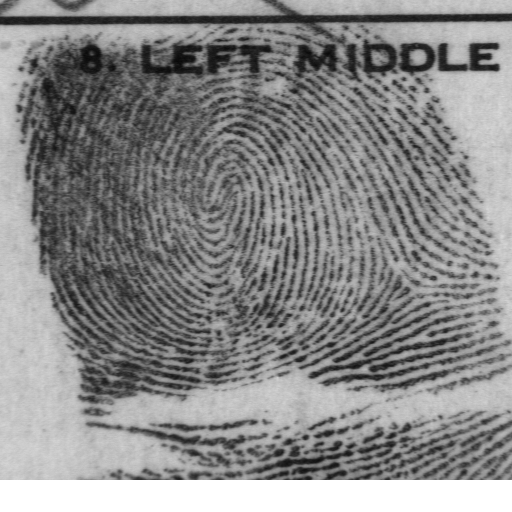
#> input picture all_png_files/M89_f0104_08.png, 512 x 512 px; its folder holds only this picture in this run
$ python main_finger_print_algo.py
#> lines starting #> are read from the running program, lines starting #| are printed output that depends on the picture; after the words box and inside, x2 and y2 are one past the last pixel; in counts of white or black regions, pixels touching at a corner belong together
import numpy as np
import cv2
from skimage.morphology import skeletonize as ski_skeletonize
import os
from scipy import ndimage
from scipy.ndimage import rotate, grey_dilation


def normalize_and_segment(img, block_size=16, std_threshold=0.05):

    img_normalized = (img - np.min(img)) / (np.max(img) - np.min(img))

    # Iterate over blocks and checks the std_dev
    rows, cols = img_normalized.shape
    mask = np.zeros((rows, cols), dtype=bool)
    for i in range(0, rows, block_size):
        for j in range(0, cols, block_size):
            block = img_normalized[i:i + block_size, j:j + block_size]
            std_dev = np.std(block)
            # if higher than threshold, means it's a ROI
            mask[i:i + block_size, j:j + block_size] = std_dev > std_threshold

    # normalize ROIs
    masked_image = img_normalized[mask]
    # normalize whole image
    img_norm_masked = (img_normalized - np.mean(masked_image)) / np.std(masked_image)
    return mask, img_norm_masked


def lines_orientation(img, grad_rate=1, block_rate=7, orient_smooth_rate=7):


    gradient_kernel = cv2.getGaussianKernel(np.int_(6 * grad_rate + 1), grad_rate)
    gradient_matrix = gradient_kernel * gradient_kernel.T
    gy, gx = np.gradient(gradient_matrix)
    gradient_x = ndimage.convolve(img, gx, mode='constant', cval=0.0)
    gradient_y = ndimage.convolve(img, gy, mode='constant', cval=0.0)
    Gxx, Gyy, Gxy = gradient_x ** 2, gradient_y ** 2, gradient_x * gradient_y
    block_kernel = cv2.getGaussianKernel(6 * block_rate, block_rate)
    block_matrix = block_kernel * block_kernel.T
    Gxx = ndimage.convolve(Gxx, block_matrix, mode='constant', cval=0.0)
    Gyy = ndimage.convolve(Gyy, block_matrix, mode='constant', cval=0.0)
    Gxy = 2 * ndimage.convolve(Gxy, block_matrix, mode='constant', cval=0.0)
    determinant = np.sqrt((Gxx - Gyy) ** 2 + 4 * Gxy ** 2)
    determinant = np.where(determinant == 0, np.finfo(float).eps, determinant)
    determinant += np.finfo(float).eps
    sin_2theta = Gxy / determinant
    cos_2theta = (Gxx - Gyy) / determinant
    if orient_smooth_rate:
        smooth_kernel = cv2.getGaussianKernel(np.int_(6 * orient_smooth_rate + 1), orient_smooth_rate)
        smooth_matrix = smooth_kernel * smooth_kernel.T
        cos_2theta = ndimage.convolve(cos_2theta, smooth_matrix, mode='constant', cval=0.0)
        sin_2theta = ndimage.convolve(sin_2theta, smooth_matrix, mode='constant', cval=0.0)
    orientation = np.pi / 2 + np.arctan2(sin_2theta, cos_2theta) / 2
    return orientation


def calculate_ridge_frequencies(image, orientation, mask, block_size=38, window_size=5, min_wavelength=5, max_wavelength = 20):

    frequencies = np.zeros_like(image)

    for row in range(0, frequencies.shape[0] - block_size, block_size):
        for col in range(0, frequencies.shape[1] - block_size, block_size):
            block_image = image[row:row + block_size, col:col + block_size]
            block_orientation = orientation[row:row + block_size, col:col + block_size]
            frequencies[row:row + block_size, col:col + block_size] = calculate_block_frequencies(block_image,
                                                                                                  block_orientation,
                                                                                                  window_size,
                                                                                                  min_wavelength,
                                                                                                  max_wavelength)
    masked_frequencies = frequencies * mask
    non_zero_elements = masked_frequencies[mask > 0]
    mean_frequency = np.mean(non_zero_elements)

    return mean_frequency * mask


def calculate_block_frequencies(block_image, block_orientation, window_size, min_wavelength, max_wavelength):

    cos_orient = np.mean(np.cos(2 * block_orientation))
    sin_orient = np.mean(np.sin(2 * block_orientation))
    orientation = np.arctan2(sin_orient, cos_orient) / 2

    rotated_image = rotate(block_image, orientation / np.pi * 180 + 90, axes=(1, 0), reshape=False,
                           order=3, mode='nearest')
    crop_size = np.sqrt(block_image.shape[0] * block_image.shape[1] / 2).astype(np.int_)
    offset = (block_image.shape[0] - crop_size) // 2
    cropped_image = rotated_image[offset:offset + crop_size, offset:offset + crop_size]

    projection = np.sum(cropped_image, axis=0)
    dilation = grey_dilation(projection, window_size, structure=np.ones(window_size))
    noise = np.abs(dilation - projection)
    peak_thresh = 2
    max_pts = (noise < peak_thresh) & (projection > np.mean(projection))
    max_ind = np.where(max_pts)
    num_peaks = len(max_ind[0])
    if num_peaks < 2:
        return np.zeros(block_image.shape)
    else:
        wavelength = (max_ind[0][-1] - max_ind[0][0]) / (num_peaks - 1)
        if min_wavelength <= wavelength <= max_wavelength:
            return 1 / np.double(wavelength) * np.ones(block_image.shape)
        else:
            return np.zeros(block_image.shape)


def apply_gabor_filter(image, frequency, orientation, threshold=-2, kx=0.65, ky=0.65, angle_increment=3):

    image = image.astype(np.float64)
    rows, cols = image.shape
    filtered_image = np.zeros((rows, cols))

    non_zero_freqs = frequency.ravel()[frequency.ravel() > 0]
    rounded_freqs = np.round(non_zero_freqs * 100) / 100
    unique_freqs = np.unique(rounded_freqs)

    sigma_x = 1 / unique_freqs[0] * kx
    sigma_y = 1 / unique_freqs[0] * ky
    filter_size = np.int_(np.round(3 * np.max([sigma_x, sigma_y])))

    x, y = np.meshgrid(np.arange(-filter_size, filter_size + 1), np.arange(-filter_size, filter_size + 1))
    exponent = ((x / sigma_x) ** 2 + (y / sigma_y) ** 2) / 2
    reference_filter = np.exp(-exponent) * np.cos(2 * np.pi * unique_freqs[0] * x)
    angle_range = int(180 / angle_increment)
    gabor_filters = np.array(
        [rotate(reference_filter, -(o * angle_increment + 90), reshape=False) for o in range(angle_range)])

    max_size = filter_size
    valid_rows, valid_cols = np.where(frequency > 0)
    valid_indices = np.where((valid_rows > max_size) & (valid_rows < rows - max_size) & (valid_cols > max_size) & (
            valid_cols < cols - max_size))[0]
    max_orient_index = int(np.round(180 / angle_increment))
    orient_index = np.round(orientation / np.pi * 180 / angle_increment).astype(np.int32)
    orient_index[orient_index < 1] += max_orient_index
    orient_index[orient_index > max_orient_index] -= max_orient_index

    for k in valid_indices:
        r = valid_rows[k]
        c = valid_cols[k]
        img_block = image[r - filter_size:r + filter_size + 1, c - filter_size:c + filter_size + 1]
        filtered_image[r, c] = np.sum(img_block * gabor_filters[orient_index[r, c] - 1])

    binary_image = (filtered_image < threshold) * 255

    return (255 - binary_image).astype(np.uint8)


def skeletonize(img):

    binary_image = np.zeros_like(img)
    binary_image[img == 0] = 1.0

    skeleton = ski_skeletonize(binary_image)

    output_img = (1 - skeleton) * 255.0
    return output_img.astype(np.uint8)


def detect_minutiae(image, row, col):

    if image[row][col] == 1:
        kernel = [(-1, -1), (-1, 0), (-1, 1), (0, 1), (1, 1), (1, 0), (1, -1), (0, -1), (-1, -1)]
        values = []
        for k, l in kernel:
            values.append(image[row + l][col + k])
        crossings = sum(abs(values[k] - values[k + 1]) for k in range(len(values) - 1)) // 2
        if crossings == 1:
            return "termination"
        if crossings == 3:
            return "bifurcation"
    return "none"


def calculate_minutiae_weights(image):

    binary_image = (image == 0).astype(np.int8)
    minutiae_weights_array = np.zeros_like(image, dtype=np.float_)

    for col in range(1, image.shape[1] - 1):
        for row in range(1, image.shape[0] - 1):
            minutiae = detect_minutiae(binary_image, row, col)
            if minutiae == "bifurcation":
                minutiae_weights_array[row, col] += 1.0
            elif minutiae == "termination":
                minutiae_weights_array[row, col] += 2.0

    return minutiae_weights_array


def count_lines(image):

    kernel = np.ones((3, 3), dtype=np.uint8)
    eroded_image = cv2.erode(image, kernel)
    binary_image = cv2.threshold(eroded_image, 127, 255, cv2.THRESH_BINARY)[1]
    main_diagonal = count_diagonal_lines(binary_image)
    secondary_diagonal = count_diagonal_lines(np.fliplr(binary_image))
    return (secondary_diagonal, "secondary_diagonal") if main_diagonal <= secondary_diagonal else (
        main_diagonal, "main_diagonal")


def count_diagonal_lines(image):

    is_white = True
    counter = 0
    for i in range(image.shape[0]):
        if image[i][i] == 0 and is_white:
            counter += 1
            is_white = False
        if image[i][i] == 255:
            is_white = True
    return counter


def draw_diagonal(image, start_i, start_j, end_i, end_j, line_count, block_size, text_y, text_x, color):

    cv2.line(image, (start_j, start_i), (end_j, end_i), (0, 0, 255), 1)
    cv2.putText(image, f' {line_count}', (text_y, text_x - block_size), cv2.FONT_HERSHEY_TRIPLEX, 0.5, color, 1)
    cv2.putText(image, "ridges", (text_y, text_x), cv2.FONT_HERSHEY_TRIPLEX, 0.5, color, 1)


def get_best_region(thin_image, minutiae_weights_image, block_size, mask):

    best_region = None
    block_minutiaes_weight = float('inf')
    rows, cols = thin_image.shape
    shape_block = block_size * 8
    window = (shape_block // block_size) - 1
    for col in range(1, cols - window):
        for row in range(1, rows - window):
            mask_slice = mask[col * block_size:col * block_size + shape_block,
                         row * block_size:row * block_size + shape_block]
            mask_flag = np.sum(mask_slice)
            if mask_flag == shape_block * shape_block:
                number_vision_problems = np.sum(minutiae_weights_image[col * block_size:col * block_size + shape_block,
                                                row * block_size:row * block_size + shape_block])
                if number_vision_problems <= block_minutiaes_weight:
                    block_minutiaes_weight = number_vision_problems
                    best_region = [col * block_size, col * block_size + shape_block, row * block_size,
                                   row * block_size + shape_block]
    if best_region:
        return best_region


def draw_ridges_count_on_region(region, input_image, thin_image, block_size):

    output_image = cv2.cvtColor(input_image.copy(), cv2.COLOR_GRAY2RGB)
    if region is None:
        return output_image
    region_copy = (thin_image[region[0]: region[1], region[2]: region[3]]).copy()
    line_count, line_type = count_lines(region_copy)
    text_y = (region[3] - region[2]) // 2 + region[2]
    if line_type == "main_diagonal":
        text_x = (region[1] - region[0]) // 3 + region[0]
        draw_diagonal(output_image, region[0], region[2], region[1], region[3], line_count, block_size, text_y, text_x,
                      (0, 255, 255))
    elif line_type == "secondary_diagonal":
        text_x = 2 * (region[1] - region[0]) // 3 + region[0]
        draw_diagonal(output_image, region[0], region[3], region[1], region[2], line_count, block_size, text_y, text_x,
                      (0, 255, 255))
    cv2.rectangle(output_image, (region[2], region[0]), (region[3], region[1]), (0, 0, 255), 1)
    return output_image


def count_fingerprint_ridges(image):

    # remove white stop from the bottom
    print(image.shape)
    cropped_img = image[:-32, :]
    mask, normalized_img = normalize_and_segment(cropped_img)

    orientation = lines_orientation(normalized_img)

    frequency = calculate_ridge_frequencies(normalized_img, orientation, mask)

    enhanced_image = apply_gabor_filter(normalized_img, frequency, orientation)

    thin_image = skeletonize(enhanced_image)
    minutiae_weights_image = calculate_minutiae_weights(thin_image)

    block_size = 15  # 120/8
    best_region = get_best_region(thin_image, minutiae_weights_image, block_size, mask)
    result_image = draw_ridges_count_on_region(best_region, image, thin_image, block_size)
    return result_image


if __name__ == '__main__':
    input_path = './all_png_files/'
    output_path = './all_png_files_out/'

    if not os.path.exists(output_path):
        os.makedirs(output_path)
    for img_name in os.listdir(input_path):
        img_dir = os.path.join(input_path, img_name)
        greyscale_image = cv2.imread(img_dir, 0)
#> greyscale_image is the input picture: shape (512, 512); min 8, max 255, mean 136.9
        if (greyscale_image is None):
            continue
        print(img_name)
        output_image = count_fingerprint_ridges(greyscale_image)
#| (512, 512)
#> after the loop in normalize_and_segment, `for i in range(0, rows, block_size):`:
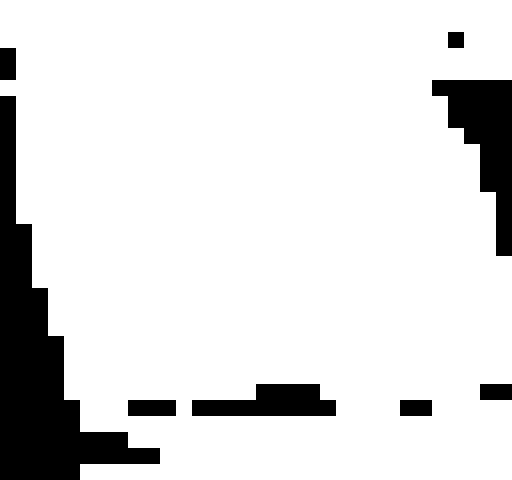
#> mask: shape (480, 512) bool; 87.2% white; 8 black regions, largest, box (x1, y1, x2, y2) and area: (0, 96, 160, 480) 18944, (432, 80, 512, 256) 6656, (192, 384, 336, 416) 3328
#> after the loop in calculate_ridge_frequencies, `for row in range(0, frequencies.shape[0] - block_size, block_size):`:
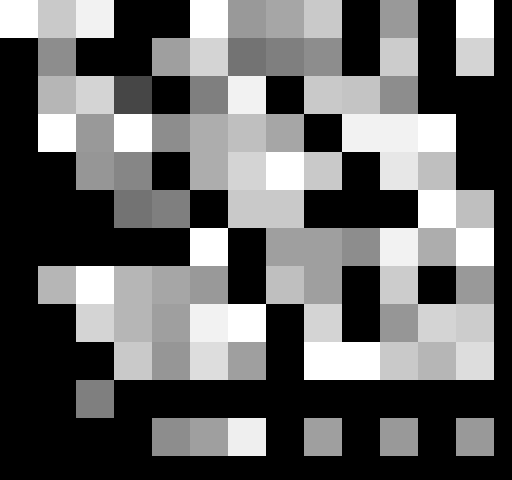
#> frequencies: shape (480, 512) float64; min 0, max 0.2, mean 0.079; drawn with min black and max white
#> in apply_gabor_filter, `orient_index = np.round(orientation / np.pi * 180 / angle_increment).a..`:
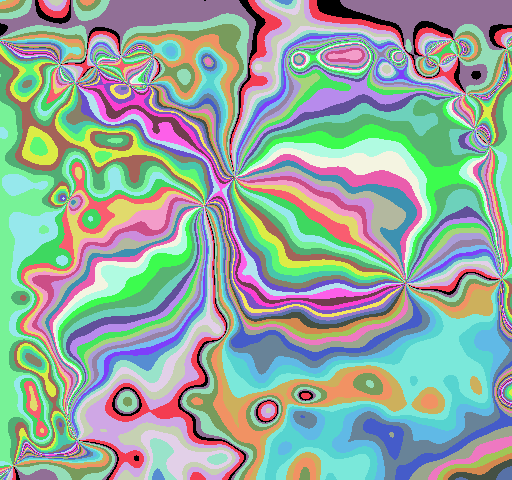
#> orient_index: shape (480, 512) int32; 61 distinct labels, from 0 to 60; one colour per label, 0 black
#> in apply_gabor_filter, `orient_index[orient_index < 1] += max_orient_index`:
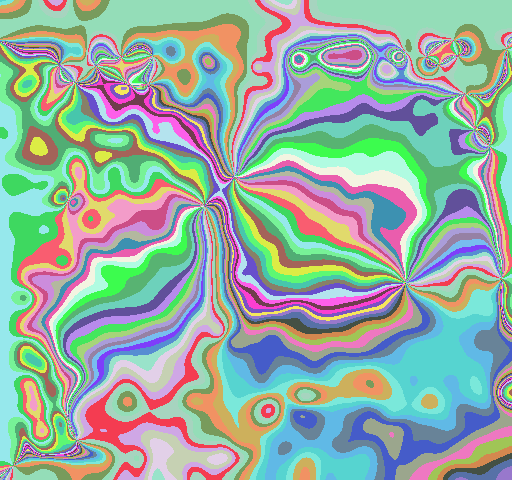
#> orient_index: shape (480, 512) int32; 60 distinct labels, from 1 to 60; one colour per label, 0 black
#> after the loop in apply_gabor_filter, `for k in valid_indices:`:
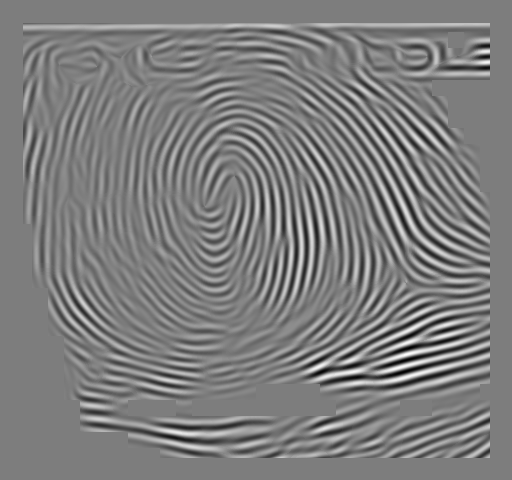
#> filtered_image: shape (480, 512) float64; min -206.4, max 211.4, mean 0.5; drawn with min black and max white
#> after the loop in calculate_minutiae_weights, `for col in range(1, image.shape[1] - 1):`:
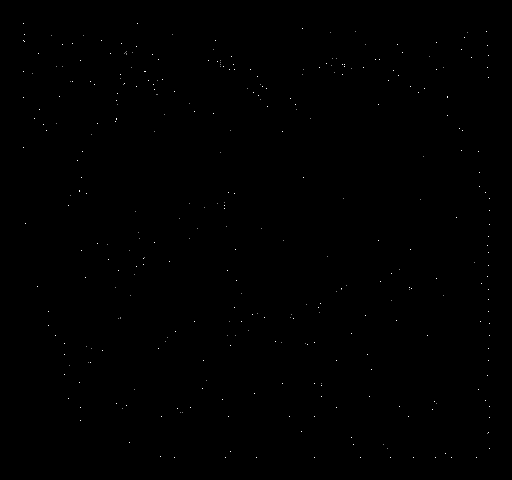
#> minutiae_weights_array: shape (480, 512) float64; min 0, max 2, mean 0.00236; drawn with min black and max white
#> in draw_ridges_count_on_region, `cv2.rectangle(output_image, (region[2], region[0]), (region[3], region..`:
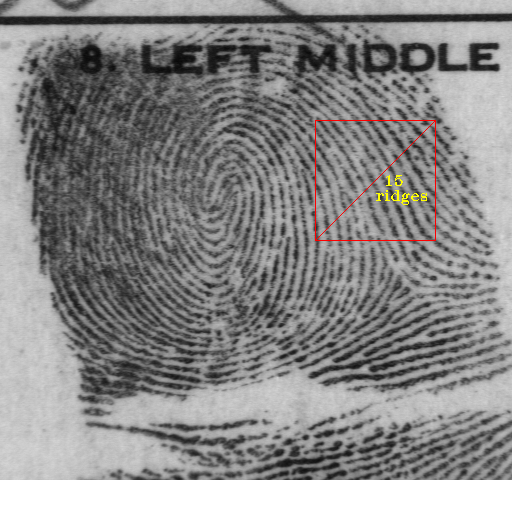
#> output_image: shape (512, 512, 3); mean B, G, R 136.5, 136.8, 137.4


        cv2.imwrite(output_path + img_name, output_image)

$ run again, on all_png_files/M89_f0108_03.png
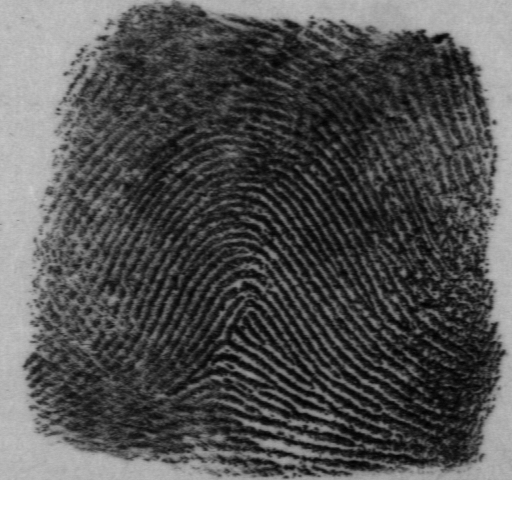
#> input picture all_png_files/M89_f0108_03.png, 512 x 512 px
#> greyscale_image is the input picture: shape (512, 512); min 1, max 255, mean 91.4
#| (512, 512)
#> in apply_gabor_filter, `orient_index[orient_index < 1] += max_orient_index`:
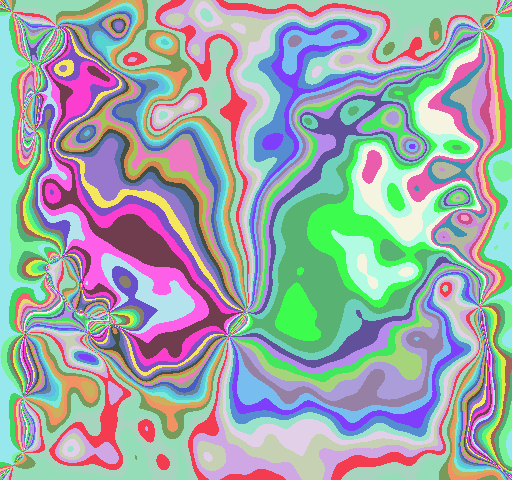
#> orient_index: shape (480, 512) int32; 60 distinct labels, from 1 to 60; one colour per label, 0 black
#> thin_image: shape (480, 512); 93.3% white; black in thin lines or dots, all inside (x1, y1, x2, y2) = (23, 23, 490, 458)
#> region_copy: shape (120, 120); 91.6% white; black in thin lines or dots
#> eroded_image: shape (120, 120); 63.4% white; 17 black regions (1 under 20 px), largest, box (x1, y1, x2, y2) and area: (19, 0, 120, 120) 706, (8, 0, 105, 120) 548, (0, 3, 91, 120) 525
#> in draw_ridges_count_on_region, `cv2.rectangle(output_image, (region[2], region[0]), (region[3], region..`:
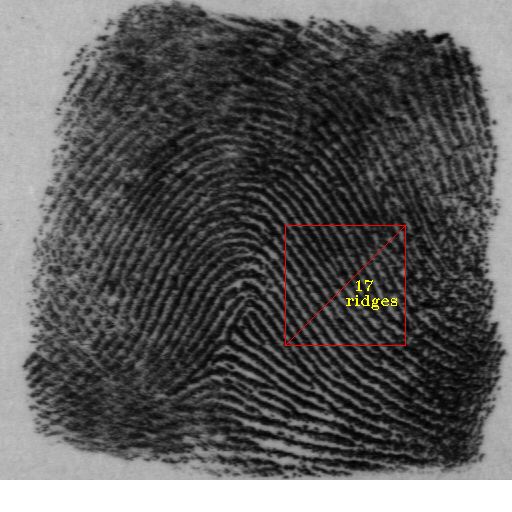
#> output_image: shape (512, 512, 3); mean B, G, R 91.3, 91.5, 92.1

$ run again, on all_png_files/M89_f0109_05.png
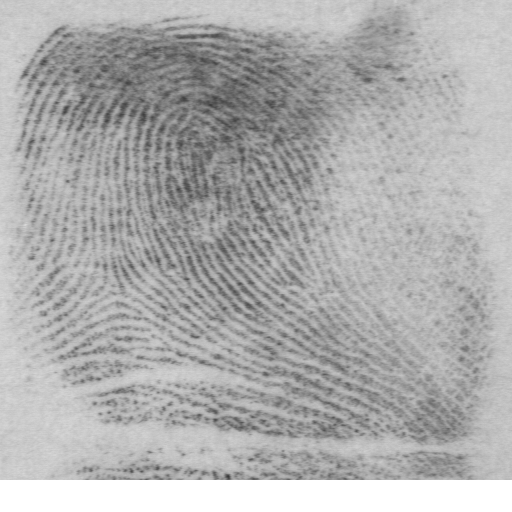
#> input picture all_png_files/M89_f0109_05.png, 512 x 512 px
#> greyscale_image is the input picture: shape (512, 512); min 57, max 255, mean 174
#| (512, 512)
#> in apply_gabor_filter, `orient_index[orient_index < 1] += max_orient_index`:
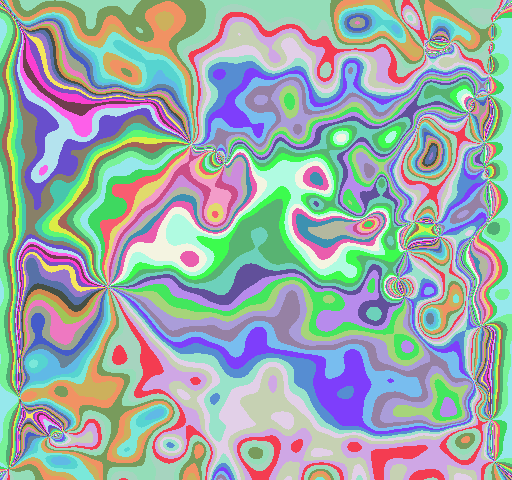
#> orient_index: shape (480, 512) int32; 60 distinct labels, from 1 to 60; one colour per label, 0 black
#> thin_image: shape (480, 512); 94.4% white; black in thin lines or dots, all inside (x1, y1, x2, y2) = (25, 25, 488, 456)
#> region_copy: shape (120, 120); 92.2% white; black in thin lines or dots
#> eroded_image: shape (120, 120); 69.5% white; 11 black regions, largest, box (x1, y1, x2, y2) and area: (0, 0, 120, 71) 814, (0, 23, 120, 86) 657, (0, 47, 120, 99) 566
#> in draw_ridges_count_on_region, `cv2.rectangle(output_image, (region[2], region[0]), (region[3], region..`:
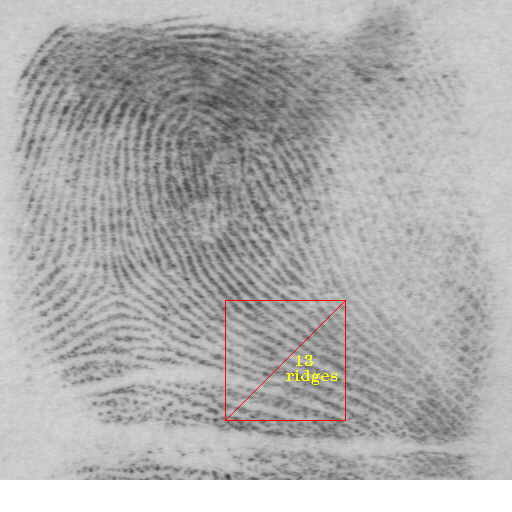
#> output_image: shape (512, 512, 3); mean B, G, R 173.5, 173.8, 174.4
